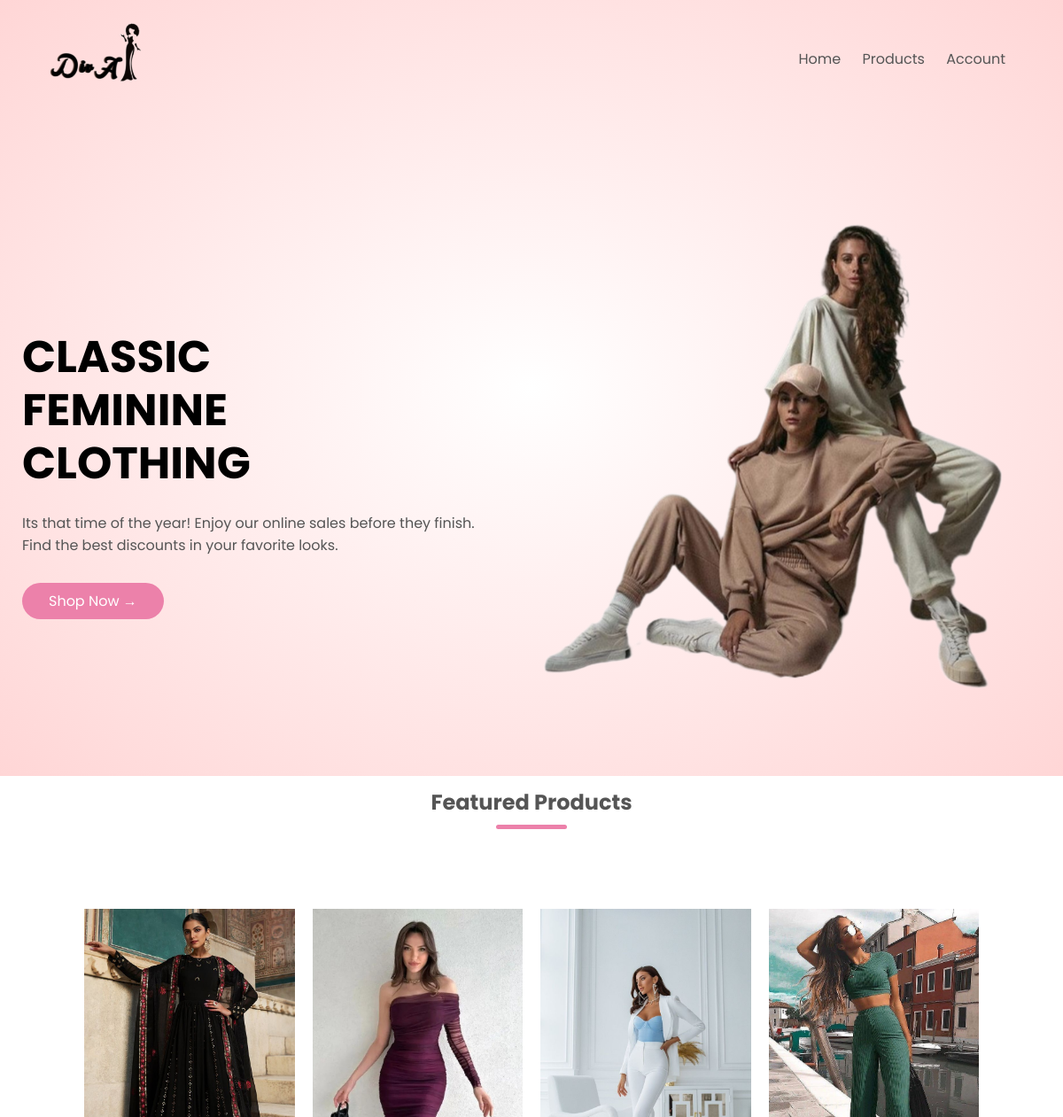
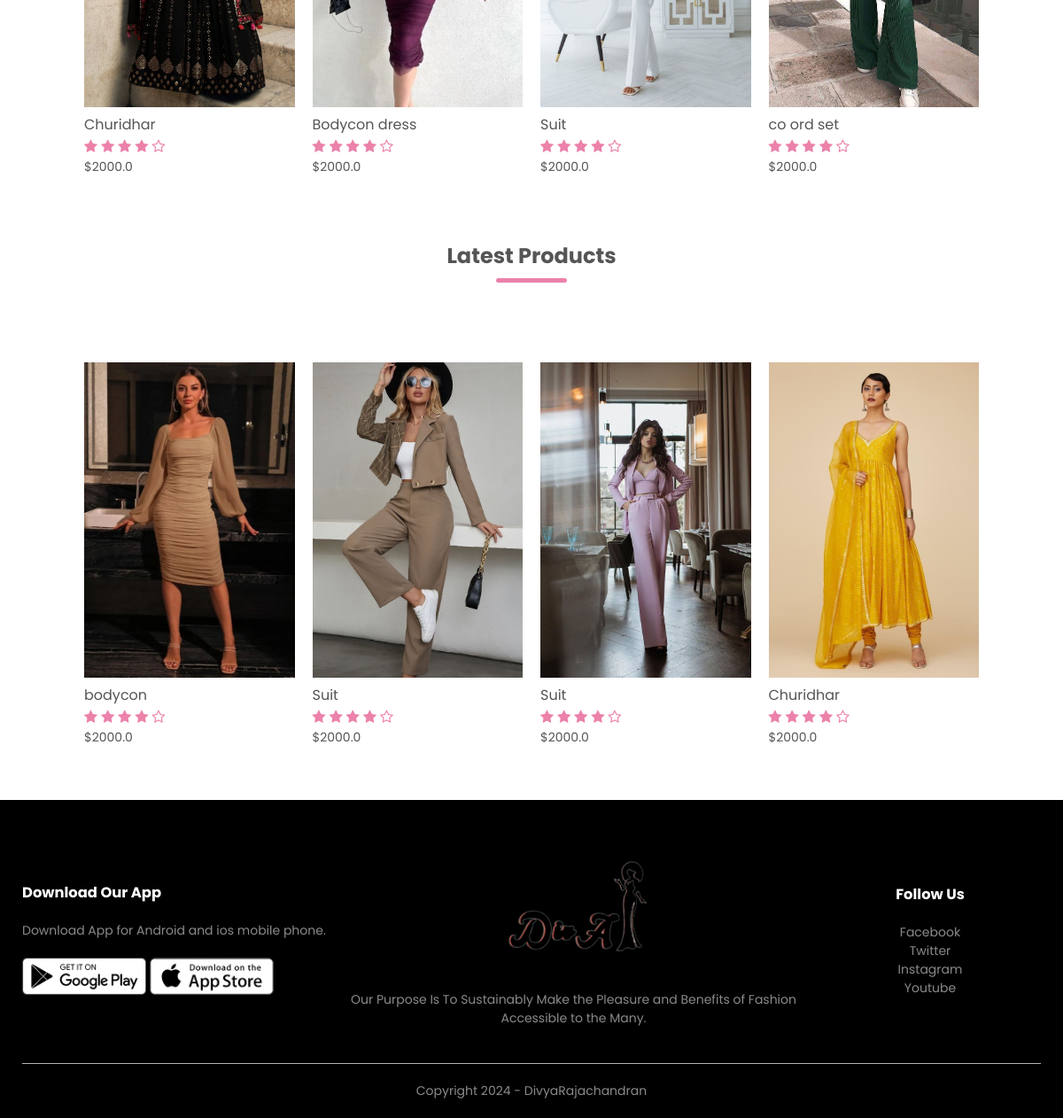
The page / on the database its author committed (2 pictures, top to bottom).
### products/models.py (models this page shows, shortened)
class Product(models.Model):
    LIVE=1
    DELETE=0
    DELETE_CHOICES=((LIVE,'Live'),(DELETE,'Delete'))
    title=models.CharField(max_length=200)
    price=models.FloatField()
    description=models.TextField()
    image=models.ImageField(upload_to='media/')
    priority=models.IntegerField(default=0)
    delete_status=models.IntegerField(choices=DELETE_CHOICES,default=LIVE)
    Created_at=models.DateTimeField(auto_now_add=True)
    updated_at=models.DateTimeField(auto_now=True)

### products/views.py (the view)
# urls.py: path('', views.index,name='home'),
def index(request):
    featured_products=Product.objects.order_by('priority')[:4]
    latest_products=Product.objects.order_by('-id')[:4]
    context={
        'featured_products':featured_products,
        'latest_products':latest_products
    }
    return render(request,'index.html',context)

### templates/index.html
{% extends 'blank_layout.html' %}
{% block banner %}
{% include 'banner_layout.html' %}
{% endblock banner %}
{% block content %}
{% include 'home_page_content.html' %}
{% endblock content %}

### templates/blank_layout.html (shortened to what this page needs)
{% load static %}
<!DOCTYPE html>
<html lang="en">
<head>
    <link rel="stylesheet" href="{% static 'css/style.css' %}">
    <link rel="stylesheet" href="https://stackpath.bootstrapcdn.com/font-awesome/4.7.0/css/font-awesome.min.css">
</head>
<body>
    <div class="header">
        <div class="container">
            {% include 'menu.html' %}
            {% block banner %}
            {% endblock banner %}
        </div>
    </div>
    {% block content %}
    {% endblock content %}
    <div class="footer">
        <div class="container">
            <div class="row">
                <div class="footer-col-1">
                    <h3>Download Our App</h3>
                    <p>Download App for Android and ios mobile phone.</p>
                    <div class="app-logo">
                        <img src="{% static 'images/play-store.png' %}">
                        <img src="{% static 'images/app-store.png' %}">
                    </div>
                </div>
                <div class="footer-col-2">
                    <img src="{% static 'images/LOGO-W.jpg' %}">
                    <p>Our Purpose Is To Sustainably Make the Pleasure and Benefits of Fashion Accessible to the Many.
                    </p>
                </div>
                <div class="footer-col-4">
                    <h3>Follow Us</h3>
                    <ul>
                        <li>Facebook</li>
                        <li>Twitter</li>
                        <li>Instagram</li>
                        <li>Youtube</li>
                    </ul>
                </div>
            </div>
            <hr>
            <p class="copyright">Copyright 2024 - DivyaRajachandran</p>
        </div>
    </div>
</body>
</html>

### templates/menu.html (shortened to what this page needs)
{% load static %}
<div class="navbar">
    <div class="logo">
        <a href="index.html"><img src="{% static 'images/LOG.png' %}" alt="logo" width="125px"></a>
    </div>
    <nav>
        <ul id="MenuItems">
            <li><a href="{% url 'home'%}">Home</a></li>
            <li><a href="{% url 'list_product'%}">Products</a></li>
            {% if not user.is_authenticated %}
            <li><a href="{% url 'account' %}">Account</a></li>
            {% else %}
            <li><a href="{% url 'orders' %}">Orders</a></li>
            <li><a href="{% url 'logout' %}">logout</a></li>
            {% endif %}
        </ul>
    </nav>
</div>

### templates/banner_layout.html
{% load static %}
<div class="row">
    <div class="col-2">
        <h1>CLASSIC <br> FEMININE <br>  CLOTHING</h1>
        <p>Its that time of the year! Enjoy our online sales before they finish.<br>
            Find the best discounts in your favorite looks.</p>
        <a href="{% url 'list_product' %}" class="btn">Shop Now &#8594;</a>
    </div>
    <div class="col-2">
        <img src="{% static 'images/inshot.png' %}">
    </div>
</div>

### templates/home_page_content.html
{% load static %}
    <div class="small-container">
        <h2 class="title">Featured Products</h2>
        <div class="row">
            {% for product in featured_products %}
            <div class="col-4">
                <a href="{% url 'detail_product' product.id %}"> <img src="{{ product.image.url }}"> </a>
                <h4>{{ product.title }}</h4>
                <div class="rating">
                    <i class="fa fa-star"></i>
                    <i class="fa fa-star"></i>
                    <i class="fa fa-star"></i>
                    <i class="fa fa-star"></i>
                    <i class="fa fa-star-o"></i>
                </div>
                <p>${{ product.price }}</p>
            </div>
            {% endfor %}
        </div>
        <h2 class="title">Latest Products</h2>
        <div class="row">
            {% for product in latest_products %}
            <div class="col-4">
                <a href="{% url 'detail_product' product.id %}"> <img src="{{ product.image.url }}"> </a>
                <h4>{{ product.title }}</h4>
                <div class="rating">
                    <i class="fa fa-star"></i>
                    <i class="fa fa-star"></i>
                    <i class="fa fa-star"></i>
                    <i class="fa fa-star"></i>
                    <i class="fa fa-star-o"></i>
                </div>
                <p>${{ product.price }}</p>
            </div>
            {% endfor %}
        </div>
    </div>

### static/css/style.css (style rules this page uses)
* { margin: 0; padding: 0; box-sizing: border-box; }
body { font-family: 'Poppins', sans-serif; }
.navbar { display: flex; align-items: center; padding: 20px; }
nav { flex: 1; text-align: right; }
nav ul { display: inline-block; list-style-type: none; }
nav ul li { display: inline-block; margin-right: 20px; }
a { text-decoration: none; color: #555; }
p { color: #555; }
.container { max-width: 1300px; margin: auto; padding-left: 25px; padding-right: 25px; }
.row { display: flex; align-items: center; flex-wrap: wrap; justify-content: space-around; }
.col-2 { flex-basis: 50%; min-width: 300px; }
.col-2 img { max-width: 100%; padding: 50px 0; }
.col-2 h1 { font-size: 50px; line-height: 60px; margin: 25px 0; }
.btn { display: inline-block; background: #ec81aa; color: white; padding: 8px 30px; margin: 30px 0; border-radius: 30px; transition: background 0.5s; }
.header { background: radial-gradient(#fff,#ffd6d6); }
.header .row { margin-top: 70px; }
.small-container { max-width: 1080px; margin: auto; padding-left: 25px; padding-right: 25px; }
.col-4 { flex-basis: 25%; padding: 10px; min-width: 200px; margin-bottom: 50px; transition: transform 0.5s; }
.col-4 img { width: 100%; }
.title { text-align: center; margin: 0 auto 80px; position: relative; line-height: 60px; color: #555; }
.title::after { content: ''; background: #ec81aa; width: 80px; height: 5px; border-radius: 5px; position: absolute; bottom: 0; left: 50%; transform: translateX(-50%); }
h4 { color: #555; font-weight: normal; }
.col-4 p { font-size: 14px; }
.rating .fa { color: #ec81aa; }
.footer { background: black; color: #8a8a8a; font-size: 14px; padding: 60px 0 20px; }
.footer p { color: #8a8a8a; }
.footer h3 { color: #fff; margin-bottom: 20px; }
.footer-col-1, .footer-col-2, .footer-col-3, .footer-col-4 { min-width: 250px; margin-bottom: 20px; }
.footer-col-1 { flex-basis: 30%; }
.footer-col-2 { flex: 1; text-align: center; }
.footer-col-2 img { width: 180px; margin-bottom: 20px; }
.footer-col-3, .footer-col-4 { flex-basis: 12%; text-align: center; }
ul { list-style-type: none; }
.app-logo { margin-top: 20px; }
.app-logo img { width: 140px; }
.footer hr { border: none; background: #b5b5b5; height: 1px; margin: 20px 0; }
.copyright { text-align: center; }

### rows shown on the page
Product: image (picture), title "Churidhar", price "2000.0"
Product: image (picture), title "Bodycon dress", price "2000.0"
Product: image (picture), title "Suit", price "2000.0"
Product: image (picture), title "co ord set", price "2000.0"
Product: image (picture), title "bodycon", price "2000.0"
Product: image (picture), title "Suit", price "2000.0"
Product: image (picture), title "Suit", price "2000.0"
Product: image (picture), title "Churidhar", price "2000.0"
